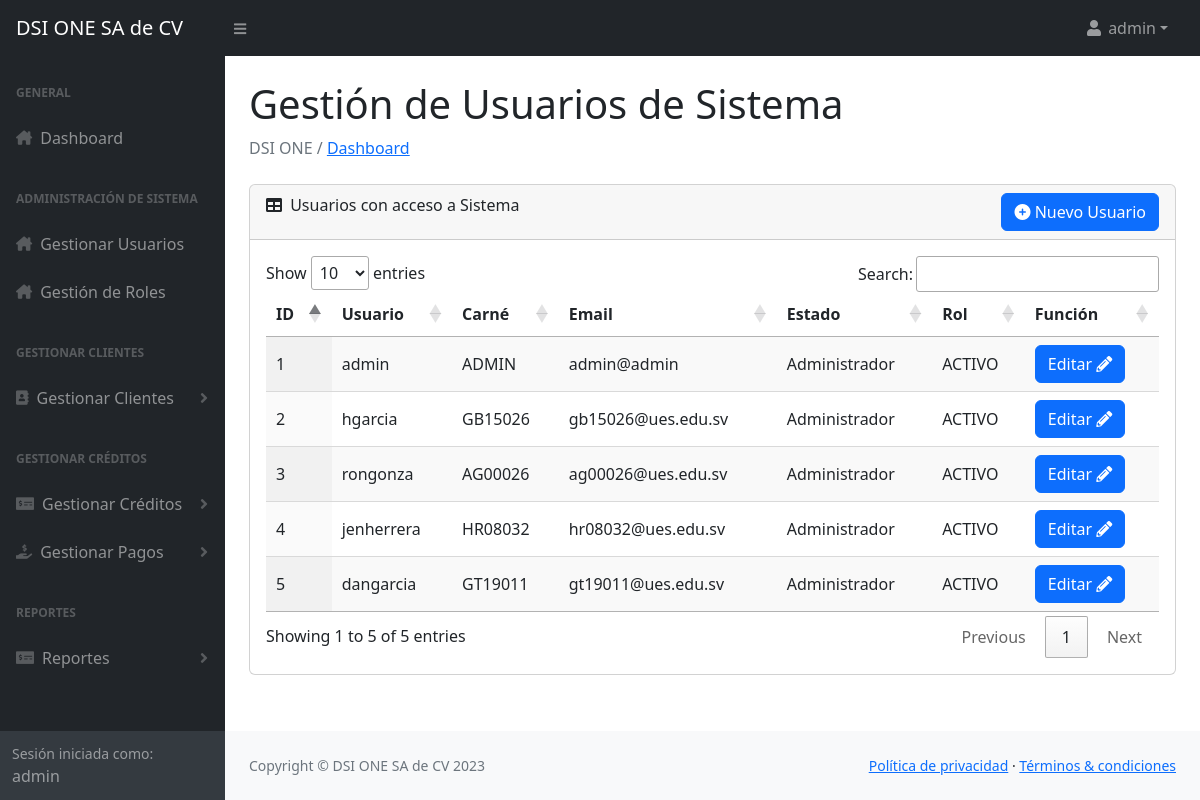
Page /Vista/admin_usuarios.php (signed in) on the committed database.
### tables this page shows
CREATE TABLE `usuarios_dsi` (
  `id` int(11) NOT NULL,
  `username` varchar(15) NOT NULL,
  `password` varchar(25) NOT NULL,
  `carne` varchar(10) NOT NULL,
  `email` varchar(25) NOT NULL,
  `estado` enum('ACTIVO','INACTIVO') NOT NULL DEFAULT 'ACTIVO',
  `rol` varchar(25) NOT NULL
);

### Vista/admin_usuarios.php (the view, shortened to what this page needs)
<?php include '../Controlador/sesion.php';
?>
<head>
    <?php include '../Modelo/o_head.php'; ?>
</head>
<body class="sb-nav-fixed">
    <?php include '../Modelo/o_menu.php'; ?>
    <div id="layoutSidenav_content">
        <main>
            <div class="container-fluid px-4">
                <h1 class="mt-4">Gestión de Usuarios de Sistema</h1>
                <ol class="breadcrumb mb-4">
                    <li class="breadcrumb-item active"> DSI ONE / <a href="../Vista/home.php"> Dashboard </a></li>
                </ol>
                <div class="card mb-4">
                    <div class="card-header">
                        <i class="fas fa-table me-1"></i>
                        Usuarios con acceso a Sistema
                        <div style="float: right;">
                            <button class="btn btn-primary" data-bs-toggle="modal" data-bs-target="#addUsuarioModal"><i class="fa-solid fa-circle-plus"></i> Nuevo Usuario</button>
                        </div>
                    </div>
                    <div class="card-body">
                        <table id="datatablesSimple" class="display">
                            <thead>
                                <tr>
                                    <th>ID</th>
                                    <th>Usuario</th>
                                    <th>Carné</th>
                                    <th>Email</th>
                                    <th>Estado</th>
                                    <th>Rol</th>
                                    <th>Función</th>
                                </tr>
                            </thead>
                            <tbody>
                                <?php
                                $query = "SELECT * FROM usuarios_dsi";
                                $result = $conn->query($query);
                                if ($result->num_rows > 0) {
                                    while ($row = $result->fetch_assoc()) {
                                        echo "<tr>";
                                        echo "<td>" . $row['id'] . "</td>";
                                        echo "<td>" . $row['username'] . "</td>";
                                        echo "<td>" . $row['carne'] . "</td>";
                                        echo "<td>" . $row['email'] . "</td>";
                                        echo "<td>" . $row['rol'] . "</td>";
                                        echo "<td>" . $row['estado'] . "</td>";
                                        echo '<td>
                                                <button class="btn btn-primary" onclick="cargarDatosUsuario(' . $row['id'] . ')" data-bs-toggle="modal" data-bs-target="#editUsuarioModal">Editar <i class="fas fa-pencil-alt" style="color: white;"></i></button>
                                            </td>';
                                        echo "</tr>";
                                    }
                                } else {
                                    echo "<tr><td colspan='7'>No se encontraron registros en la tabla usuarios_dsi.</td></tr>";
                                }
                                ?>
                            </tbody>
                        </table>
                    </div>
                </div>
            </div>
        </main>
        <?php include '../Modelo/o_scrips_generales.php'; ?>
</body>
</html>

### Controlador/sesion.php (shortened to what this page needs)
<!DOCTYPE html>
<html lang="es">

### Modelo/o_head.php (shortened to what this page needs)
<link rel="stylesheet" href="//cdn.datatables.net/1.13.4/css/jquery.dataTables.min.css">
<link rel="stylesheet" href="https://cdn.jsdelivr.net/npm/bootstrap@5.1.0/dist/css/bootstrap.min.css">
<link rel="stylesheet" href="https://cdnjs.cloudflare.com/ajax/libs/font-awesome/6.2.0/css/all.min.css">
<link href="https://cdn.jsdelivr.net/npm/simple-datatables@7.1.2/dist/style.min.css" rel="stylesheet" />
<link rel="stylesheet" href="../Complementos/CSS/style.css">
<link href='https://unpkg.com/boxicons@2.1.1/css/boxicons.min.css' rel='stylesheet'>
<link rel="stylesheet" href="https://cdnjs.cloudflare.com/ajax/libs/font-awesome/5.15.3/css/all.min.css" />

### Modelo/o_menu.php (shortened to what this page needs)
<nav class="sb-topnav navbar navbar-expand navbar-dark bg-dark">
    <a class="navbar-brand ps-3" href="../Vista/home.php">DSI ONE SA de CV</a>
    <button class="btn btn-link btn-sm order-1 order-lg-0 me-4 me-lg-0" id="sidebarToggle" href="../Vista/home.php"><i class="fas fa-bars"></i></button>
    <ul class="navbar-nav ms-auto ms-md-0 me-3 me-lg-4">
        <li class="nav-item dropdown">
            <a class="nav-link dropdown-toggle" id="navbarDropdown" role="button" data-bs-toggle="dropdown" aria-expanded="false"><i class="fas fa-user fa-fw" aria-hidden="true"></i> <?php echo $_SESSION['username']; ?></a>
        </li>
    </ul>
</nav>
<div id="layoutSidenav">
    <div id="layoutSidenav_nav">
        <nav class="sb-sidenav accordion sb-sidenav-dark" id="sidenavAccordion">
            <div class="sb-sidenav-menu">
                <div class="nav">
                    <div class="sb-sidenav-menu-heading">General</div>
                    <a class="nav-link" href="../Vista/home.php">
                        <div class="sb-nav-link-icon"><i class="fas fa-home-lg"></i></div>
                        Dashboard
                    </a>
                    <div class="sb-sidenav-menu-heading">Administración de Sistema</div>
                    <a class="nav-link" href="../Vista/admin_usuarios.php">
                        <div class="sb-nav-link-icon"><i class="fas fa-home-lg"></i></div>
                        Gestionar Usuarios
                    </a>
                    <a class="nav-link" href="../Vista/admin_roles.php">
                        <div class="sb-nav-link-icon"><i class="fas fa-home-lg"></i></div>
                        Gestión de Roles
                    </a>
                    <div class="sb-sidenav-menu-heading">Gestionar Clientes</div>
                    <a class="nav-link collapsed" href="#" data-bs-toggle="collapse" data-bs-target="#collapseClientes" aria-expanded="false" aria-controls="collapseClientes">
                        <div class="sb-nav-link-icon"><i class="fas fa-address-book"></i></div>
                        Gestionar Clientes
                        <div class="sb-sidenav-collapse-arrow"><i class="fas fa-angle-down"></i></div>
                    </a>
                    <div class="sb-sidenav-menu-heading">Gestionar Créditos</div>
                    <a class="nav-link collapsed" href="#" data-bs-toggle="collapse" data-bs-target="#collapseCreditos" aria-expanded="false" aria-controls="collapseCreditos">
                        <div class="sb-nav-link-icon"><i class="fas fa-money-check-alt"></i></div>
                        Gestionar Créditos
                        <div class="sb-sidenav-collapse-arrow"><i class="fas fa-angle-down"></i></div>
                    </a>
                    <a class="nav-link collapsed" href="#" data-bs-toggle="collapse" data-bs-target="#collapsePagos" aria-expanded="false" aria-controls="collapsePagos">
                        <div class="sb-nav-link-icon"><i class="fas fa-hand-holding-usd"></i></div>
                        Gestionar Pagos
                        <div class="sb-sidenav-collapse-arrow"><i class="fas fa-angle-down"></i></div>
                    </a>
                    <div class="sb-sidenav-menu-heading">Reportes</div>
                    <a class="nav-link collapsed" href="#" data-bs-toggle="collapse" data-bs-target="#collapseReportes" aria-expanded="false" aria-controls="collapseReportes">
                        <div class="sb-nav-link-icon"><i class="fas fa-money-check-alt"></i></div>
                        Reportes
                        <div class="sb-sidenav-collapse-arrow"><i class="fas fa-angle-down"></i></div>
                    </a>
                </div>
            </div>
            <div class="sb-sidenav-footer">
                <div class="small">Sesión iniciada como:</div>
                <?php echo $_SESSION['username']; ?>
            </div>
        </nav>
    </div>

### Modelo/o_scrips_generales.php (shortened to what this page needs)
<footer class="py-4 bg-light mt-auto">
    <div class="container-fluid px-4">
        <div class="d-flex align-items-center justify-content-between small">
            <div class="text-muted">Copyright &copy; DSI ONE SA de CV 2023</div>
            <div>
                <a href="#">Política de privacidad</a>
                &middot;
                <a href="#">Términos &amp; condiciones</a>
            </div>
        </div>
    </div>
</footer>
</div>
</div>

### rows in the picture
usuarios_dsi: id "1", username "admin", carne "ADMIN", email "admin@admin", rol "Administrador", estado "ACTIVO"
usuarios_dsi: id "2", username "hgarcia", carne "GB15026", email "gb15026@ues.edu.sv", rol "Administrador", estado "ACTIVO"
usuarios_dsi: id "3", username "rongonza", carne "AG00026", email "ag00026@ues.edu.sv", rol "Administrador", estado "ACTIVO"
usuarios_dsi: id "4", username "jenherrera", carne "HR08032", email "hr08032@ues.edu.sv", rol "Administrador", estado "ACTIVO"
usuarios_dsi: id "5", username "dangarcia", carne "GT19011", email "gt19011@ues.edu.sv", rol "Administrador", estado "ACTIVO"

### other values in the picture
$_SESSION['username'] "admin"
